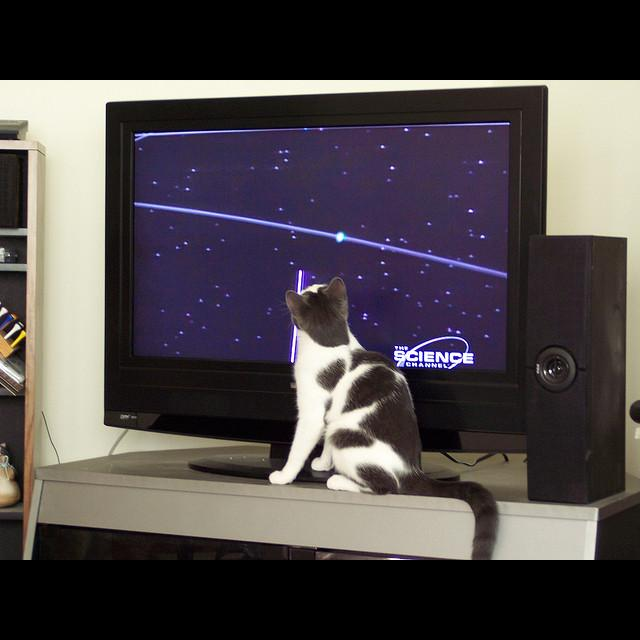
#> input picture e-waste/test/images/000000078107_jpg.rf.b4ac3f3f22518e66278a776f71a50c6c.jpg, 640 x 640 px; its folder holds 4 pictures in this run
$ jupyter execute --allow-errors ibra.ipynb
#> lines starting #> are read from the running program, lines starting #| are printed output that depends on the picture
[cell 1]
from pathlib import Path
from collections import Counter
import random
import hashlib

import numpy as np
import pandas as pd
import matplotlib.pyplot as plt
from PIL import Image, ImageOps, ImageDraw
import yaml

plt.style.use("seaborn-v0_8-whitegrid")
pd.set_option("display.max_columns", 100)

DATASET_ROOT = Path.cwd()
CONFIG_PATH = DATASET_ROOT / "data.yaml"

with open(CONFIG_PATH, "r") as f:
    cfg = yaml.safe_load(f)

CLASS_NAMES = cfg["names"]
NUM_CLASSES = int(cfg["nc"])


def resolve_split_images_dir(split_key: str, fallback_folder_name: str) -> Path:
#> called with split_key = 'train', fallback_folder_name = 'train'
    rel_path = cfg.get(split_key)
    candidates = []
    if rel_path is not None:
        candidates.extend(
            [
                (CONFIG_PATH.parent / rel_path).resolve(),
                (DATASET_ROOT / rel_path).resolve(),
            ]
        )
    candidates.append((DATASET_ROOT / fallback_folder_name / "images").resolve())

    for c in candidates:
        if c.exists():
            return c
    return candidates[-1]


SPLIT_DIRS = {
    "train": resolve_split_images_dir("train", "train"),
    "valid": resolve_split_images_dir("val", "valid"),
    "test": resolve_split_images_dir("test", "test"),
}

print(f"Dataset root: {DATASET_ROOT}")
print(f"Config path : {CONFIG_PATH}")
print(f"Classes     : {NUM_CLASSES}")
for split, path in SPLIT_DIRS.items():
    print(f"{split:>5}: {path}")

[cell 2]
IMAGE_EXTS = {".jpg", ".jpeg", ".png", ".bmp", ".webp"}


def image_key(p: Path) -> str:
    return p.name.rsplit(".", 1)[0]


# [34 lines left out: function parse_yolo_label_line, not called in this run]


image_records = []
label_records = []
issues = []
pairing_summary = []

for split, images_dir in SPLIT_DIRS.items():
    labels_dir = images_dir.parent / "labels"

    images = sorted([p for p in images_dir.iterdir() if p.suffix.lower() in IMAGE_EXTS]) if images_dir.exists() else []
    labels = sorted(labels_dir.glob("*.txt")) if labels_dir.exists() else []

    labels_by_key = {image_key(p): p for p in labels}
    images_by_key = {image_key(p): p for p in images}

    missing_labels = [k for k in images_by_key if k not in labels_by_key]
    orphan_labels = [k for k in labels_by_key if k not in images_by_key]

    pairing_summary.append(
        {
            "split": split,
            "images": len(images),
            "labels": len(labels),
            "images_missing_label": len(missing_labels),
            "orphan_label_files": len(orphan_labels),
        }
    )

    for k in missing_labels[:10]:
        issues.append({"split": split, "type": "missing_label", "image_key": k})
    for k in orphan_labels[:10]:
        issues.append({"split": split, "type": "orphan_label", "image_key": k})

    for img_path in images:
        k = image_key(img_path)
        label_path = labels_by_key.get(k)

        try:
            with Image.open(img_path) as im:
#> im is the input picture: PIL image 640x640 RGB; mean R, G, B 75.4, 69.5, 71.3
                width, height = im.size
#> width = 640; height = 640
                mode = im.mode
#> mode = 'RGB'
        except Exception as e:
            issues.append({"split": split, "type": "image_read_error", "image_key": k, "details": str(e)})
            continue

        n_objects = 0
        empty_label_file = False

        if label_path and label_path.exists():
            lines = label_path.read_text().strip().splitlines()
            if len(lines) == 0:
                empty_label_file = True

            for i, line in enumerate(lines, start=1):
                rec, err = parse_yolo_label_line(line)
                if err is not None:
                    issues.append(
                        {
                            "split": split,
                            "type": err,
                            "image_key": k,
                            "label_file": str(label_path.name),
                            "line_no": i,
                            "line": line,
                        }
                    )
                    continue

                rec.update(
                    {
                        "split": split,
                        "image_key": k,
                        "image_path": str(img_path),
                        "image_width": width,
                        "image_height": height,
                    }
                )
                label_records.append(rec)
                n_objects += 1

        image_records.append(
            {
                "split": split,
                "image_key": k,
                "image_path": str(img_path),
                "label_path": str(label_path) if label_path else None,
                "has_label_file": label_path is not None,
                "empty_label_file": empty_label_file,
                "image_width": width,
                "image_height": height,
                "image_mode": mode,
                "num_objects": n_objects,
                "image_area_px": width * height,
            }
        )

images_df = pd.DataFrame(image_records)
labels_df = pd.DataFrame(label_records)
issues_df = pd.DataFrame(issues)
pairing_df = pd.DataFrame(pairing_summary)
#> pairing_df = table of 3 rows and 5 columns

print("Pairing summary:")
display(pairing_df)
print(f"\nTotal images : {len(images_df):,}")
print(f"Total objects: {len(labels_df):,}")
print(f"Total issues : {len(issues_df):,}")

[cell 3]
# Re-parse labels with support for YOLO detection + segmentation formats

# [51 lines left out: function parse_yolo_any_line, not called in this run]


label_records = []
issues = []

for split, images_dir in SPLIT_DIRS.items():
    labels_dir = images_dir.parent / "labels"
    images = sorted([p for p in images_dir.iterdir() if p.suffix.lower() in IMAGE_EXTS]) if images_dir.exists() else []
    labels = sorted(labels_dir.glob("*.txt")) if labels_dir.exists() else []
    labels_by_key = {image_key(p): p for p in labels}

    for img_path in images:
        k = image_key(img_path)
        label_path = labels_by_key.get(k)
        if label_path is None:
            continue

        try:
            with Image.open(img_path) as im:
                width, height = im.size
        except Exception:
            continue

        lines = label_path.read_text().strip().splitlines()
        for i, line in enumerate(lines, start=1):
            rec, err = parse_yolo_any_line(line)
            if err:
                issues.append({
                    "split": split,
                    "type": err,
                    "image_key": k,
                    "label_file": label_path.name,
                    "line_no": i,
                    "line": line,
                })
            else:
                rec.update({
                    "split": split,
                    "image_key": k,
                    "image_path": str(img_path),
                    "image_width": width,
                    "image_height": height,
                })
                label_records.append(rec)

labels_df = pd.DataFrame(label_records)
issues_df = pd.DataFrame(issues)

print(f"After segmentation-aware parse -> objects: {len(labels_df):,}, issues: {len(issues_df):,}")
if len(issues_df):
    display(issues_df['type'].value_counts().head(10))

[cell 4]
# 1) Split-level overview
split_overview = (
    images_df.groupby("split", as_index=False)
    .agg(
        images=("image_key", "count"),
        images_with_objects=("num_objects", lambda s: int((s > 0).sum())),
        images_without_objects=("num_objects", lambda s: int((s == 0).sum())),
        total_objects=("num_objects", "sum"),
        avg_objects_per_image=("num_objects", "mean"),
        median_objects_per_image=("num_objects", "median"),
        empty_label_files=("empty_label_file", "sum"),
    )
)
split_overview["object_density"] = split_overview["total_objects"] / split_overview["images"]
display(split_overview)

# 2) Class distribution
#> (the rest of this cell did not finish here and is left out)

#> (a cell that did not finish here is left out)

[cell 6]
# Image-level EDA
images_df["aspect_ratio"] = images_df["image_width"] / images_df["image_height"]

resolution_counts = (
    images_df.assign(resolution=images_df["image_width"].astype(str) + "x" + images_df["image_height"].astype(str))
    .groupby("resolution", as_index=False)
    .size()
    .rename(columns={"size": "count"})
    .sort_values("count", ascending=False)
)
#> resolution_counts = table of 1 rows and 2 columns

display(resolution_counts.head(10))

fig, axes = plt.subplots(1, 2, figsize=(14, 5))
axes[0].scatter(images_df["image_width"], images_df["image_height"], s=8, alpha=0.4)
axes[0].set_title("Image width vs height")
axes[0].set_xlabel("width")
axes[0].set_ylabel("height")

axes[1].hist(images_df["aspect_ratio"], bins=40)
axes[1].set_title("Image aspect ratio distribution")
axes[1].set_xlabel("width / height")

plt.tight_layout()
plt.show()
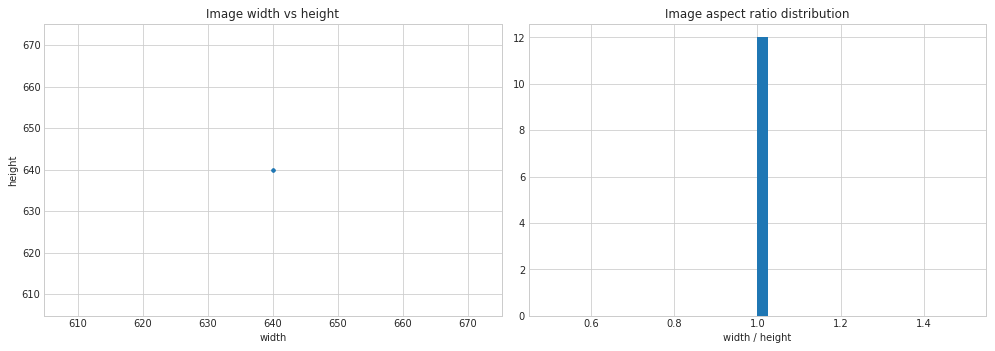
#> figure drawn by matplotlib, 2 panels; panel 2: tallest bar 12 high, from x = 1 to 1.02

# Annotation/data quality issues
if len(issues_df) == 0:
    print("No parsing/pairing issues detected ✅")
else:
    issue_counts = issues_df.groupby(["split", "type"], as_index=False).size().rename(columns={"size": "count"})
    display(issue_counts.sort_values(["split", "count"], ascending=[True, False]))
    display(issues_df.head(20))

# Quick exact-duplicate check by md5 hash
hash_rows = []
for p in images_df["image_path"]:
    try:
        with open(p, "rb") as f:
            digest = hashlib.md5(f.read()).hexdigest()
        hash_rows.append((p, digest))
    except Exception:
        pass

hash_df = pd.DataFrame(hash_rows, columns=["image_path", "md5"])
dup_groups = hash_df.groupby("md5").size().reset_index(name="count")
#> dup_groups = table of 4 rows and 2 columns
exact_dups = dup_groups[dup_groups["count"] > 1].sort_values("count", ascending=False)
#> exact_dups = table of 4 rows and 2 columns

print(f"Exact duplicate groups: {len(exact_dups)}")
#| Exact duplicate groups: 4
if len(exact_dups):
    sample_dup_hash = exact_dups.iloc[0]["md5"]
#> sample_dup_hash = '4e8b07db7d580d99c2d5fb19f0ac706d'
    display(hash_df[hash_df["md5"] == sample_dup_hash].head(10))
